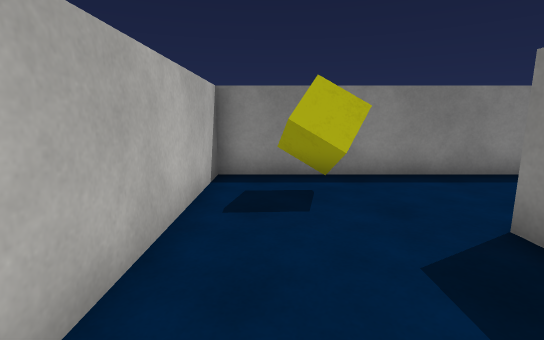
[1] (above)

20 first-person views from a walk through a scene from a Unity 3-D project. The camera is 1.3 m above the floor, tilts 10° down and sees 85° across. The floor is counted in squares, 1 m on a side. Each view is taken from the middle of a square. On the plan, view 1 faces up. The plan holds only what a view shows up to about 14 squares ahead; the rest is blank. The place goes on beyond the plan. The player character is not drawn. Surface patterns are stand-ins for the level's own textures.

[2]
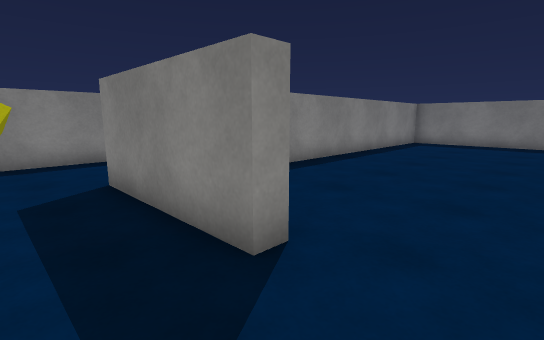

[3]
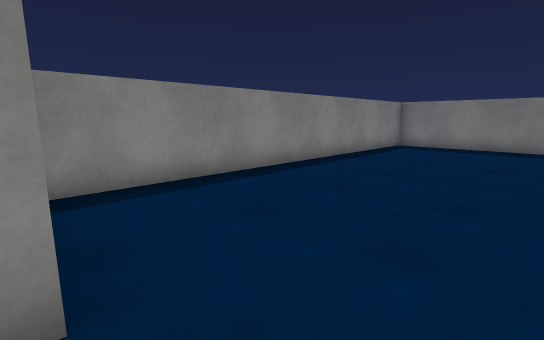

[4]
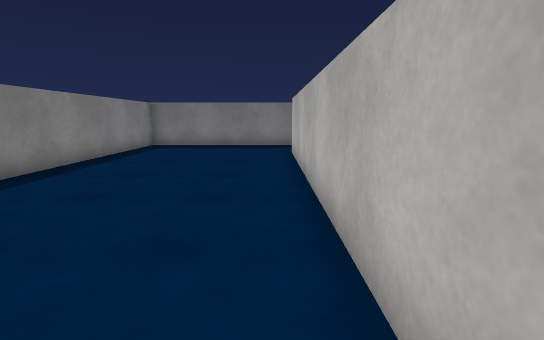

[5]
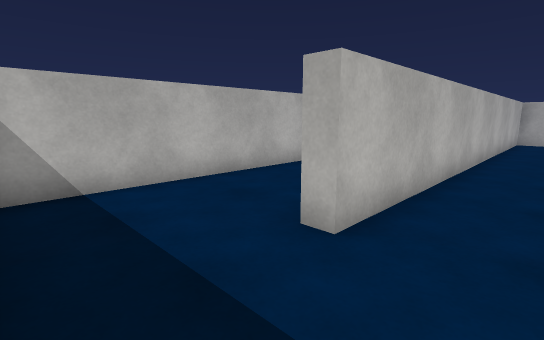

[6]
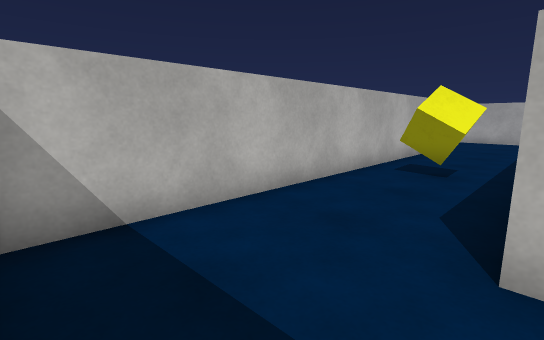

[7]
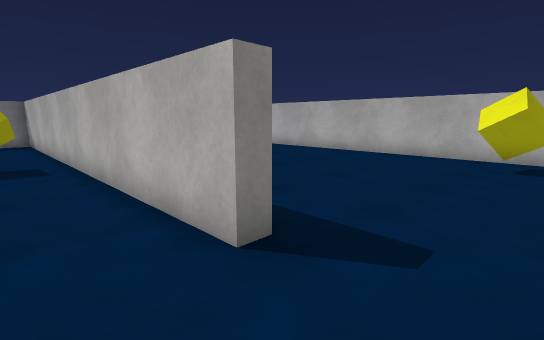

[8]
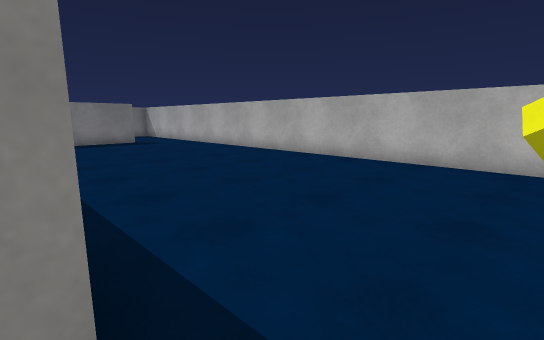

[9]
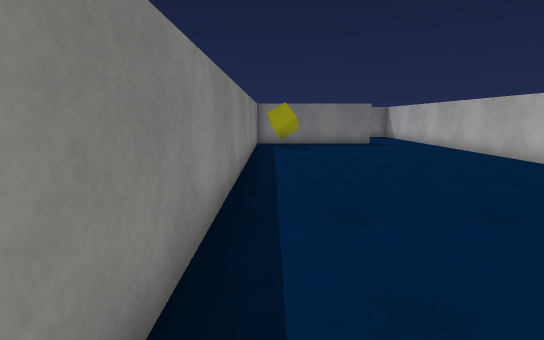

[10]
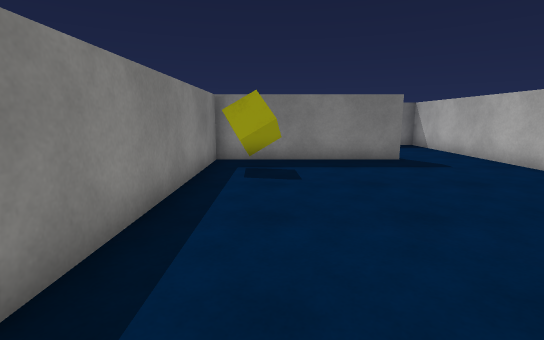

[11]
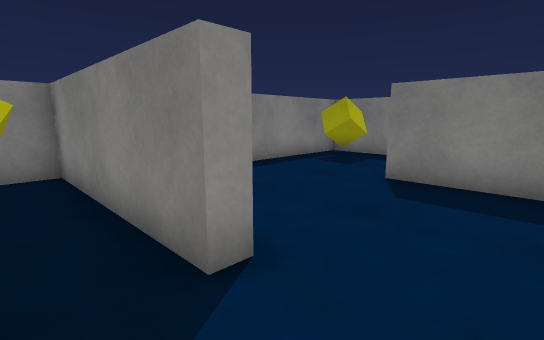

[12]
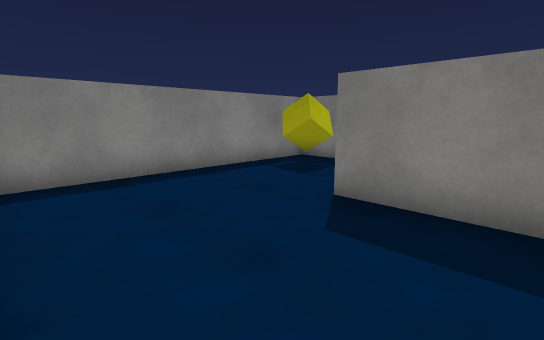

[13]
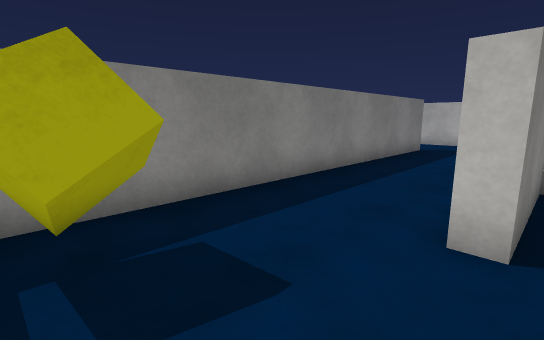

[14]
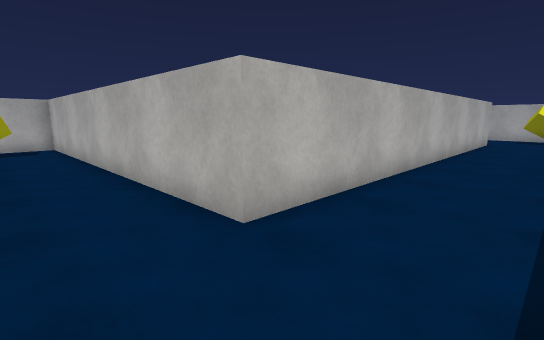

[15]
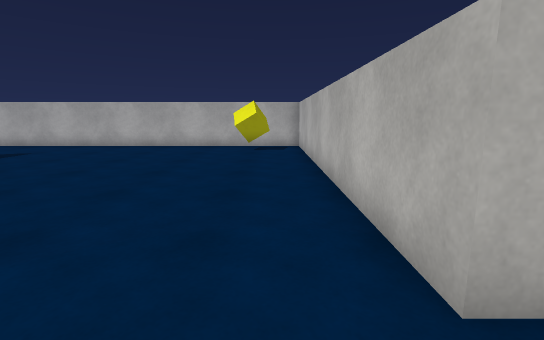

[16]
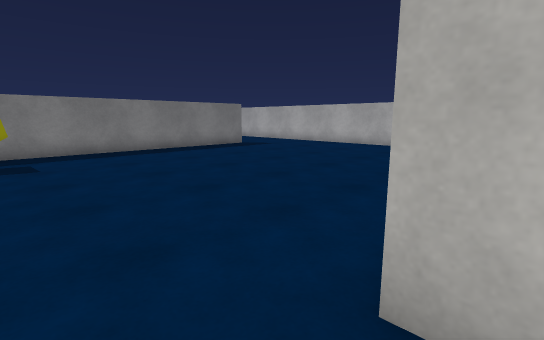

[17]
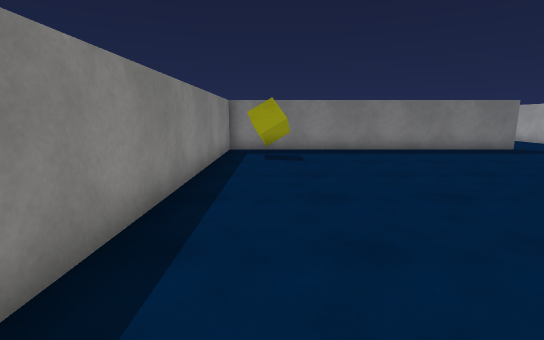

[18]
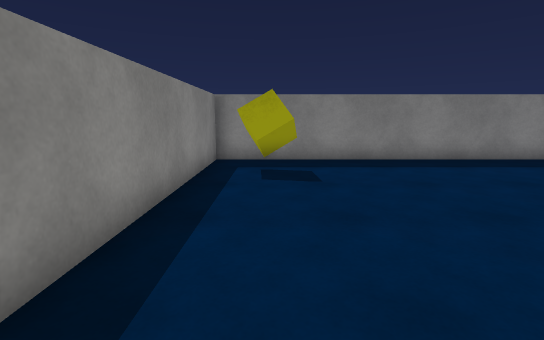

[19]
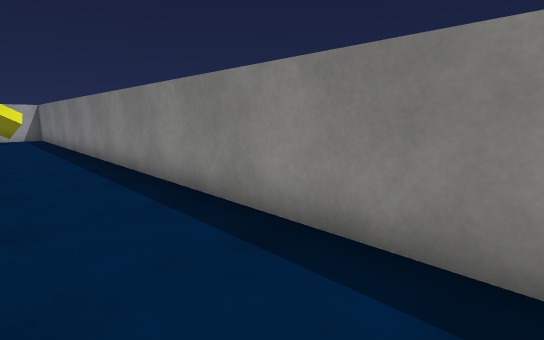

[20]
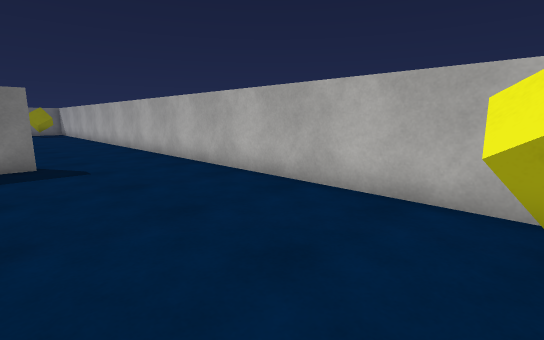

### Floor plan
Points are (right, up) in squares from view 1. A wall is a line through its corners. A room is listed if a view was taken in it or the views show most of it. See-through windows are left out.
Room 1 (views 1, 2, 3, 4, 5, 6, 7, 8, 9, 10, 11, 12, 13)
walls: (17.3, -4) (17.3, 2.7) (3.6, 2.7); (17.9, -14) (17.3, -14) (17.3, -8.3) (2.6, -8.3); (2.2, -8.4) (2.2, -7.7) (17.3, -7.7) (17.3, -6.9); (3.4, -1) (2.8, -1) (2.8, 3.3); (0.4, -16.8) (22.3, -16.8) (22.3, -13.3) (22.8, -13.3); (-1.2, -2.8) (-1.2, -3.8) (14.2, -3.8) (14.2, -4.2); (2.5, 6.7) (-1.2, 6.7) (-1.2, 1.1); (26.2, -20.5) (26.2, -9.3) (18.1, -9.3)
ways out: opening at (2, 5) to room 2
objects: yellow cube (0, 5) to (1, 6); yellow cube (1, -15); yellow cube (9, -6) to (10, -6); yellow cube (16, -10) to (16, -9); yellow cube (25, -11) to (25, -10)
Room 2 (views 14, 15, 16, 17, 18, 19, 20)
walls: (29.2, -5) (29.2, 6.7) (2.5, 6.7); (2.8, 3.3) (17.7, 3.3) (17.7, -8.8) (35.4, -8.8)
ways out: opening at (2, 5) to room 1
objects: yellow cube (20, -8) to (20, -7); yellow cube (27, 5) to (28, 5)

Where each view was taken, in squares from view 1:
view 1: 0 up, 0 right, facing up
view 2: 3 down, 1 right, facing up-right
view 3: 3 down, 3 right, facing up-right
view 4: 3 down, 3 right, facing right
view 5: 2 down, 17 right, facing down-left
view 6: 4 down, 17 right, facing down-left
view 7: 6 down, 0 right, facing down-right
view 8: 8 down, 1 right, facing down-right
view 9: 9 down, 2 right, facing right
view 10: 10 down, 8 right, facing right
view 11: 16 down, 16 right, facing up-right
view 12: 16 down, 18 right, facing up-right
view 13: 10 down, 22 right, facing down-right
view 14: 6 up, 20 right, facing down-left
view 15: 5 up, 19 right, facing down
view 16: 5 up, 17 right, facing down-right
view 17: 5 up, 17 right, facing right
view 18: 5 up, 20 right, facing right
view 19: 4 up, 20 right, facing up-left
view 20: 4 down, 20 right, facing down-right
